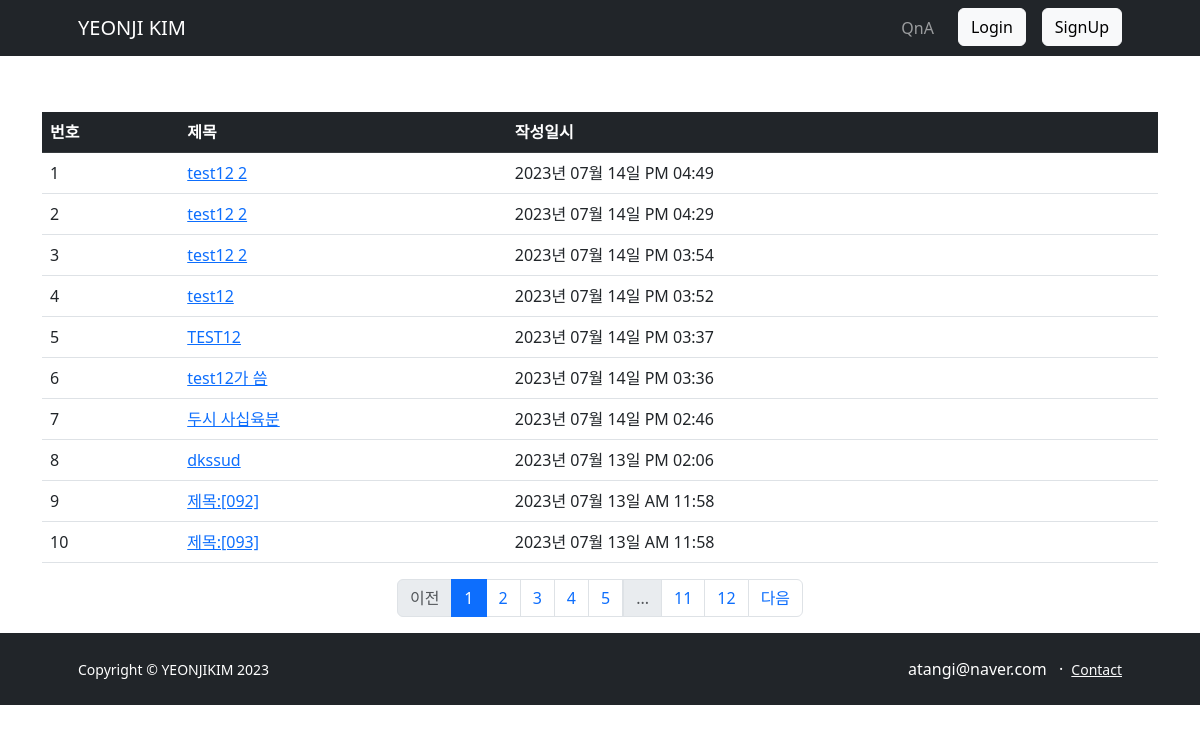
Page /question/list/ on the earlier database version.
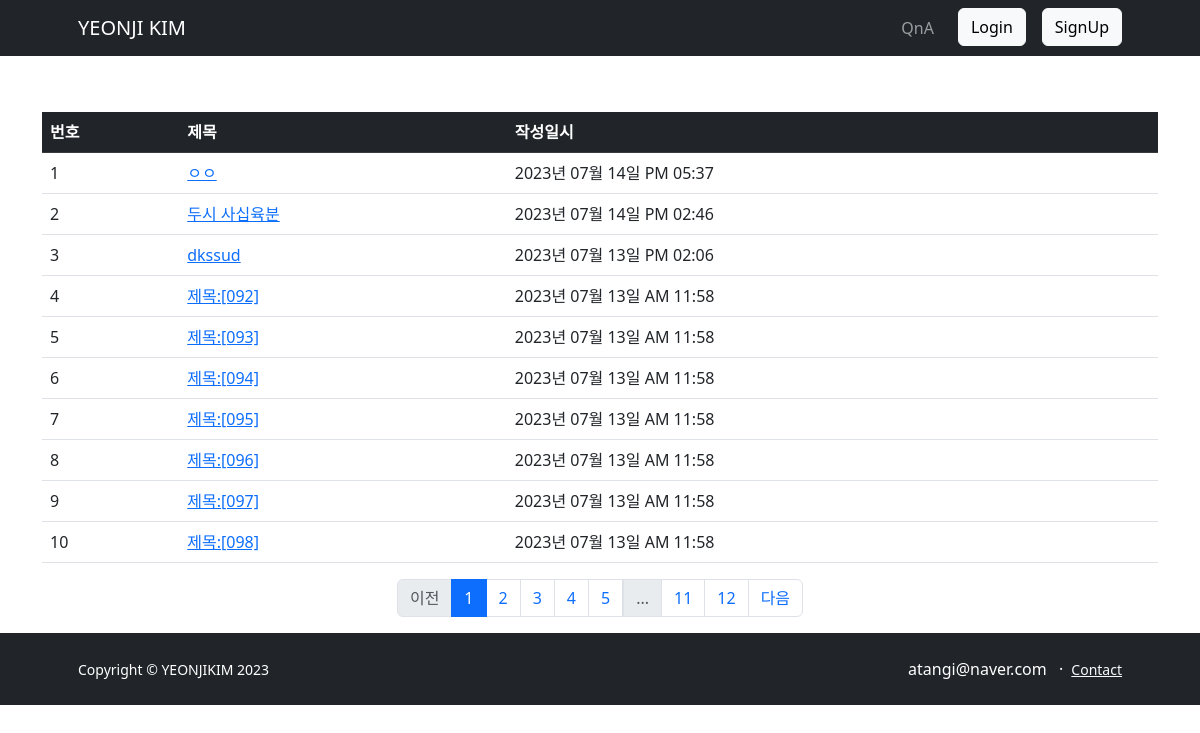
Same page on the later database version.
### app/models.py (models this page shows)
class Question(db.Model):
    id = db.Column(db.Integer, primary_key=True)
    subject = db.Column(db.String(200), nullable=False)
    content = db.Column(db.Text(), nullable=False)
    create_date = db.Column(db.DateTime(), nullable=False)
    user_id = db.Column(db.Integer, db.ForeignKey('user.id', ondelete="CASCADE"), nullable=False)
    user = db.relationship('User', backref=db.backref('question_set'))

### app/views/question_views.py (the view)
@question.route('/list/')
def _list():
    page = request.args.get('page', type=int, default=1)  # 페이지
    question_list = Question.query.order_by(Question.create_date.desc())
    question_list = question_list.paginate(page=page, per_page=10)
    return render_template('question/question_list.html', question_list=question_list)

### app/filter.py (called while the page is built)
def format_datetime(value, fmt='%Y년 %m월 %d일 %p %I:%M'):
    return value.strftime(fmt)

### app/views/auth_views.py (called while the page is built)
@auth.before_app_request
def load_logged_in_user():
    user_id = session.get('user_id')
    if user_id is None:
        g.user = None
    else:
        g.user = User.query.get(user_id)

### app/templates/question/question_list.html (shortened to what this page needs)
{% extends 'base.html' %}
{% block content %}
<div class="container my-3">
    <p>
    <table class="table">
        <thead>
        <tr class="table-dark">
            <th>번호</th>
            <th>제목</th>
            <th>작성일시</th>
        </tr>
        </thead>
        <tbody>
        {% if question_list %}
        {% for question in question_list %}
        <tr>
            <td>{{ ((question_list.page-1) * question_list.per_page) + loop.index }}</td>
            <td>
                <a href="{{ url_for('question.detail', question_id=question.id) }}">{{ question.subject }}</a>
            </td>
            <td>{{ question.create_date | date_time}}</td>
        </tr>
        {% endfor %}
        {% else %}
        <tr>
            <td colspan="3">질문이 없습니다.</td>
        </tr>
        {% endif %}
        </tbody>
    </table>
    <ul class="pagination justify-content-center">
        {% if question_list.has_prev %}
        <li class="page-item">
            <a class="page-link" href="?page={{ question_list.prev_num }}">이전</a>
        </li>
        {% else %}
        <li class="page-item disabled">
            <a class="page-link" tabindex="-1" aria-disabled="true" href="javascript:void(0)">이전</a>
        </li>
        {% endif %}
        {% for page_num in question_list.iter_pages() %}
        {% if page_num %}
        {% if page_num != question_list.page %}
        <li class="page-item">
            <a class="page-link" href="?page={{ page_num }}">{{ page_num }}</a>
        </li>
        {% else %}
        <li class="page-item active" aria-current="page">
            <a class="page-link" href="javascript:void(0)">{{ page_num }}</a>
        </li>
        {% endif %}
        {% else %}
        <li class="disabled">
            <a class="page-link" href="javascript:void(0)">...</a>
        </li>
        {% endif %}
        {% endfor %}
        {% if question_list.has_next %}
        <li class="page-item">
            <a class="page-link" href="?page={{ question_list.next_num }}">다음</a>
        </li>
        {% else %}
        <li class="page-item disabled">
            <a class="page-link" tabindex="-1" aria-disabled="true" href="javascript:void(0)">다음</a>
        </li>
        {% endif %}
    </ul>
    </div>
    {% endblock %}

Differences in the rows shown:
removed Question: page "1", subject "test12 2", create_date "2023년 07월 14일 PM 04:49"
removed Question: page "2", subject "test12 2", create_date "2023년 07월 14일 PM 04:29"
removed Question: page "3", subject "test12 2", create_date "2023년 07월 14일 PM 03:54"
removed Question: page "4", subject "test12", create_date "2023년 07월 14일 PM 03:52"
removed Question: user "5", subject "TEST12", create_date "2023년 07월 14일 PM 03:37"
removed Question: page "6", subject "test12가 씀", create_date "2023년 07월 14일 PM 03:36"
added Question: page "1", subject "ㅇㅇ", create_date "2023년 07월 14일 PM 05:37"
computed for Question "두시 사십육분": page "7" → "2"
computed for Question "dkssud": page "8" → "3"
computed for Question "제목:[092]": page "9" → "4"
computed for Question "제목:[093]": page "10" → "5"
now on this page (row unchanged): Question: page "6", subject "제목:[094]", create_date "2023년 07월 13일 AM 11:58"
now on this page (row unchanged): Question: page "7", subject "제목:[095]", create_date "2023년 07월 13일 AM 11:58"
now on this page (row unchanged): Question: page "8", subject "제목:[096]", create_date "2023년 07월 13일 AM 11:58"
now on this page (row unchanged): Question: page "9", subject "제목:[097]", create_date "2023년 07월 13일 AM 11:58"
now on this page (row unchanged): Question: page "10", subject "제목:[098]", create_date "2023년 07월 13일 AM 11:58"
